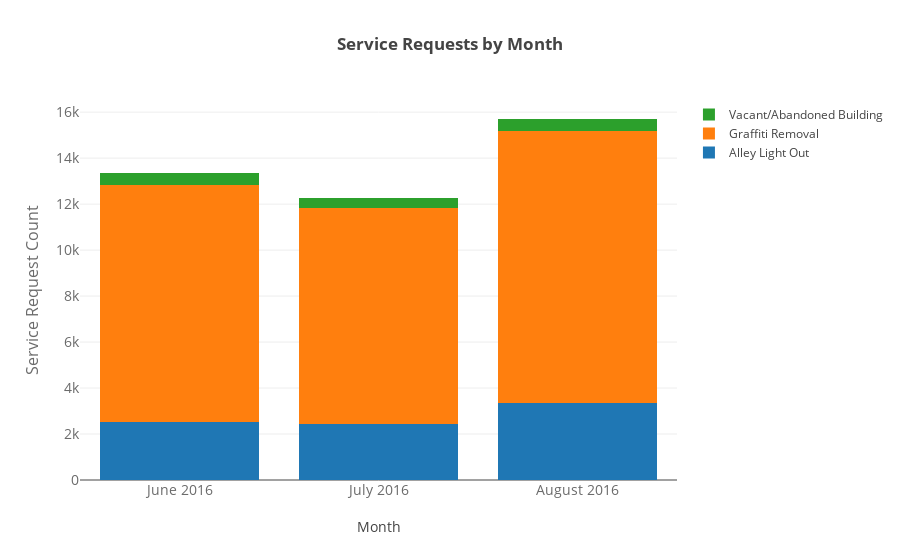

This figure's notebook cell:
### Markdown cell above
## Service Requests by Month
There were more service requests in August 2016 across these three categories compared to June and July.

### Code cell
r = pq('''
SELECT type_of_service_request, strftime('%m',creation_date) as month,
COUNT(DISTINCT service_request_number) as Count
FROM combined_data
GROUP BY type_of_service_request, month''', conn)
trace1 = go.Bar(
    x=['June 2016', 'July 2016', 'August 2016'],
    y=list(r.Count[r.type_of_service_request == 'Alley Light Out']),
    name='Alley Light Out'
)
trace2 = go.Bar(
    x=['June 2016', 'July 2016', 'August 2016'],
    y=list(r.Count[r.type_of_service_request == 'Graffiti Removal']),
    name='Graffiti Removal'
)
trace3 = go.Bar(
    x=['June 2016', 'July 2016', 'August 2016'],
    y=list(r.Count[r.type_of_service_request == 'Vacant/Abandoned Building']),
    name='Vacant/Abandoned Building'
)

data = [trace1, trace2, trace3]
layout = go.Layout(
    barmode='stack',
    title='<b>Service Requests by Month</b><br>',
             xaxis=dict(
                title= 'Month',
                tickfont=dict(
                    size=14,
                    color='rgb(107, 107, 107)'
                )
             ),
             yaxis=dict(
                title='Service Request Count',
                titlefont=dict(
                    size=16,
                    color='rgb(107, 107, 107)'
                ),
                tickfont=dict(
                    size=14,
                    color='rgb(107, 107, 107)'
                )
             ),
            )

fig = go.Figure(data=data, layout=layout)
iplot(fig, filename='stacked-bar')

### Figure 1 — Plotly figure (JSON) as saved in the notebook; plotly's stock layout.template omitted (floating-point values rounded to 4 significant figures)
{"data": [{"name": "Alley Light Out", "type": "bar", "x": ["June 2016", "July 2016", "August 2016"], "y": [2510, 2416, 3342]}, {"name": "Graffiti Removal", "type": "bar", "x": ["June 2016", "July 2016", "August 2016"], "y": [10337, 9427, 11845]}, {"name": "Vacant/Abandoned Building", "type": "bar", "x": ["June 2016", "July 2016", "August 2016"], "y": [510, 439, 516]}], "layout": {"barmode": "stack", "title": "<b>Service Requests by Month</b><br>", "xaxis": {"tickfont": {"color": "rgb(107, 107, 107)", "size": 14}, "title": "Month"}, "yaxis": {"tickfont": {"color": "rgb(107, 107, 107)", "size": 14}, "title": "Service Request Count", "titlefont": {"color": "rgb(107, 107, 107)", "size": 16}}}}
